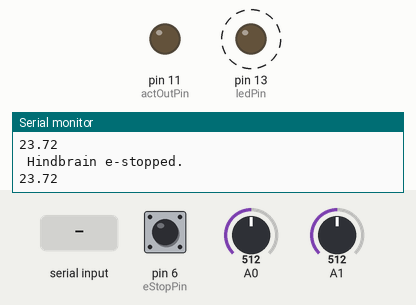
This sketch was run on a simulated Arduino Uno, built with avr-gcc and run on an emulated ATmega328P. On the bench: output pins drawn as LEDs (lit = HIGH), the last lines printed to the serial monitor. Dashed ring = blinking. The inputs (shaded band) are chosen by the test bench; at power-on: A0 = 512, pin 6 (eStopPin) LOW, A1 = 512.

Above: at 1.28 s.
1.3 s: "1" received over Serial
At 1.53 s:
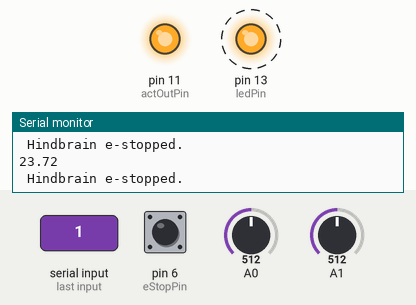
4.3 s: A0 set to 0
7.3 s: "e" received over Serial
At 7.51 s:
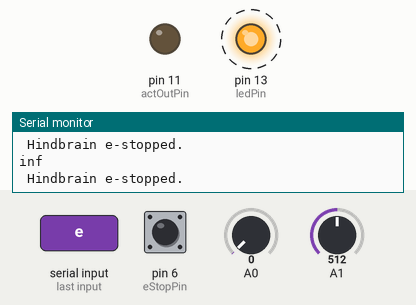
10.3 s: "s" received over Serial
At 10.3 s:
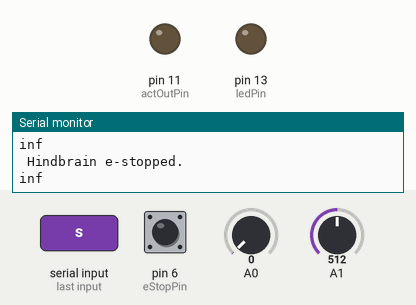
Timing chart, 0 to 13.3 s (numbered marks = the images above; inputs shaded):
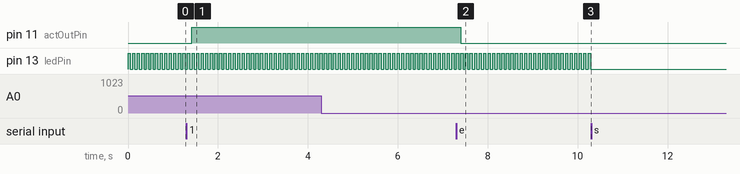

Measured:
- after the input at 1.3 s, pin 11 (actOutPin): LOW → HIGH after 0.12 s
- after the input at 7.3 s, pin 11 (actOutPin): HIGH → LOW after 0.10 s
- after the input at 10.3 s, pin 13 (ledPin): stops changing and stays LOW
- by itself, pin 13 (ledPin): alternates HIGH for 0.05 s and LOW for 0.05 s

The sketch:

Prototype_Hindbrain_Sketch.ino
```cpp
//Basic Hind Brain Roadkill Test Code
//Version 2.0 10/31/16 1am WHEEEE :)

//Set up Arduino Ports and Pins to support Robot
int ledPin = 13;      // Robot alive blinky light pin
int actOutPin = 11;   // create name for a binary output port
int eStopPin = 6;      //create name for E-Stop reading pin
int delayPeriod = 50; // Hindbrain loop delay
int sharpDistance1 = 0; // create name for sharp IR 1 analog input 0
char command = 'g';   // 'g' is go command from midbrain 's' is stop
char hBrainStatus = 'r'; // Hindbrain status 'r' running, 's' stopped, 'e' E-Stopped

void setup() {
  // put your setup code here, to run once:
  pinMode (ledPin, OUTPUT); // Sets up Blinky "alive" light
  pinMode (actOutPin, OUTPUT); // Sets Act binary output port
  pinMode (eStopPin, INPUT); // Sets up sense unput of E-Stop button
  Serial.begin(9600);       // Send and recieve at 9600 baud
  Serial.println ("Have Midbrain send 1 or 0 to Hindbrain pin 4");

}

//Run Hindbrain loop until commanded to stop by Midbrain
void loop() {
  //Read Midbrain commands
  if (Serial.available()) {
    command = Serial.read();     // Read character command from serial monitor
    Serial.println ("Midbrain sent:");
    Serial.println (command);     // Print Midbrain command in serial monitor
  }
  //Serial.println(digitalRead(eStopPin));
  //Serial.println(command);


  //Sense: Read Robot Sensors
  //Serial.println(readEstop());  // read and print
  if (readEstop() == 0)  {
    hBrainStatus = 'e'; //IF e-sTOP SWITCH TRIGGERED SET hINDBRAIN STATUS to E-Stopped
  }
  else hBrainStatus = 'r';  // else set status to running
  //Serial.println (sharpRange(sharpDistance1));  //Print range from Sharp1 ***************(debug only)
  float SharpRange1 = sharpRange(sharpRange(sharpDistance1)); // Read Sharp range 1
  Serial.println(SharpRange1);

  //Think: Run low level cognition and safety code
  if (command != 's')  {
    blink();  //blink Hindbrain running LED
  }


  //Act: Run actuators and behavior lights
  toggleActPin4(command);   //print hindbriain status on serial monitor

  //Write status data up to Midbrain
  if (hBrainStatus == 'e') {
    Serial.println(" Hindbrain e-stopped."); // Print hindbrain status on serial monitor
  }
  if (hBrainStatus == 's') {
    Serial.println(" Hindbrain stopped.");
  }

}


//Hindbrain Functions*****************************

//Sense Functions
boolean readEstop(){
  boolean eStopTriggered = digitalRead(eStopPin);
  return eStopTriggered;
}
float sharpRange (int sensornum) {  //Read Sharp range, return rangeg in cm
  int rawData = analogRead(sensornum);  //V is 0-1023
  float volts = rawData*0.0048828125;   //convert to volts
  float range = 65*pow(volts, -1.10);   //approximate exp data graph function
  return range;
}

//Think Functions
void blink() {
    digitalWrite (ledPin, HIGH);
    delay (delayPeriod);
    digitalWrite(ledPin, LOW);
    delay (delayPeriod);
}


//Act Functions
void toggleActPin4 (char pinState) {  //this function sets Act pin 4 to either HIGH or LOW
  if (pinState == '1') {
    digitalWrite(actOutPin, HIGH);
  }
  else if (pinState != '1') {
    digitalWrite(actOutPin, LOW);
  }
}
```
